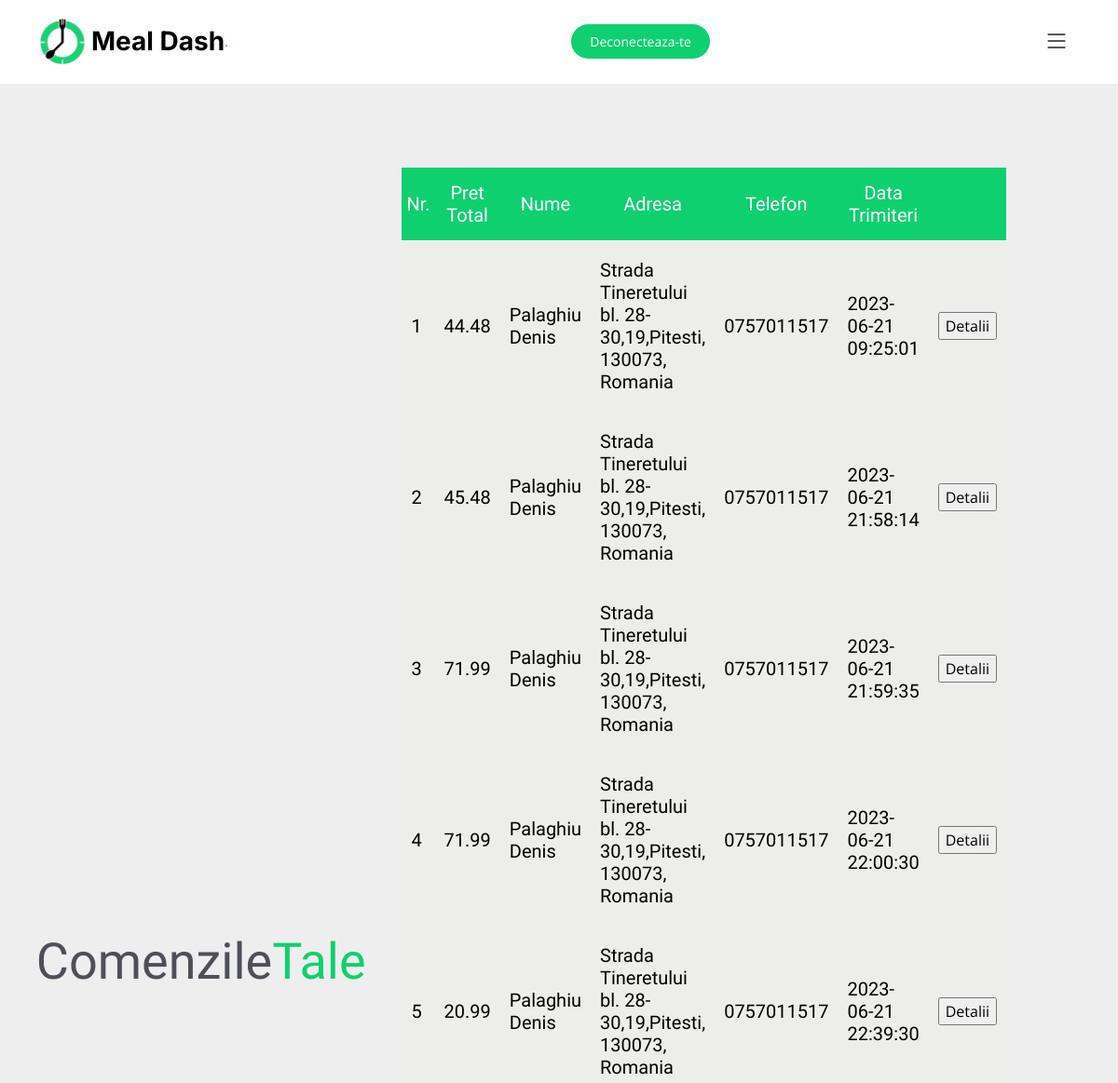
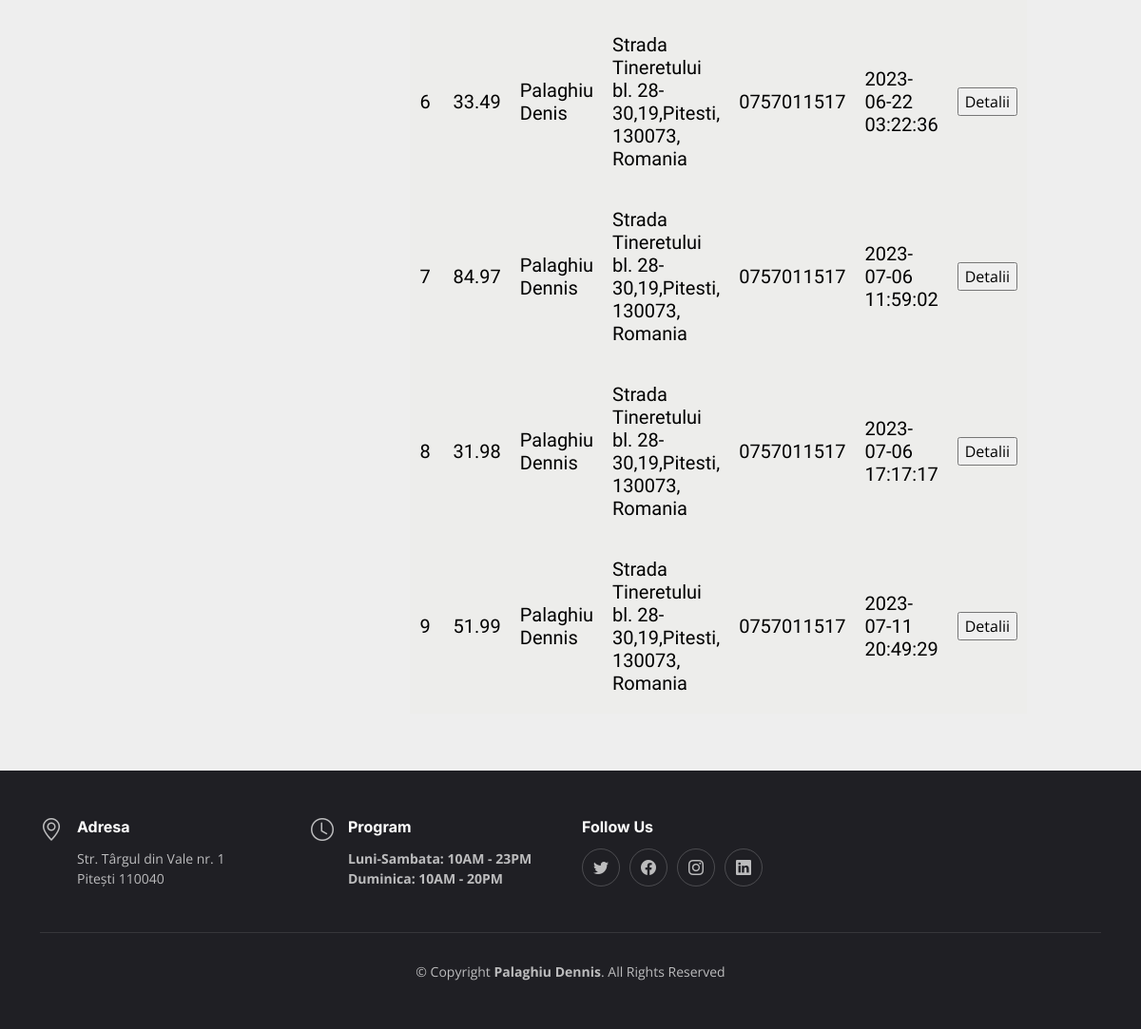
Page /User/comenzi.php on the committed database (2 pictures, top to bottom).
### tables this page shows
CREATE TABLE `comenzi` (
  `comandaID` int(11) NOT NULL,
  `PersonaLivrareID` int(11) DEFAULT NULL,
  `PersonaLivrareNume` varchar(255) DEFAULT NULL,
  `pret_total` varchar(250) DEFAULT NULL,
  `clientID` int(11) DEFAULT NULL,
  `nume` varchar(255) DEFAULT NULL,
  `telefon` varchar(255) DEFAULT NULL,
  `adresa` varchar(255) DEFAULT NULL,
  `statusc` varchar(255) DEFAULT NULL,
  `data_trimiteri` datetime DEFAULT NULL,
  `data_livrare` datetime DEFAULT NULL,
  `mentiuni` text NOT NULL,
  `telefonLivrator` varchar(15) NOT NULL
);

### User/comenzi.php (the view, shortened to what this page needs)
<!DOCTYPE html>
<html lang="en">
<head>
  <link href="assets/vendor/bootstrap/css/bootstrap.min.css" rel="stylesheet">
  <link href="assets/vendor/bootstrap-icons/bootstrap-icons.css" rel="stylesheet">
  <link href="assets/vendor/aos/aos.css" rel="stylesheet">
  <link href="assets/vendor/glightbox/css/glightbox.min.css" rel="stylesheet">
  <link href="assets/vendor/swiper/swiper-bundle.min.css" rel="stylesheet">
  <link href="assets/css/main.css" rel="stylesheet">
</head>
<body>
  <header id="header" class="header fixed-top d-flex align-items-center">
    <div class="container d-flex align-items-center justify-content-between">
      <a href="http://localhost/Proiect/User/profil.php" class="logo d-flex align-items-center me-auto me-lg-0">
        <img src="assets/img/logo.png" alt="" style="width: 50px; height: auto;">
        <h1>Meal Dash</h1><span>.</span></h1>
      </a>
      <a class="btn-book-a-table" href="http://localhost/Proiect/User/index.php?logout=1" onclick="return confirm('Esti sigur ca vrei sa te deconectezi?')">Deconecteaza-te</a>
      <i class="mobile-nav-toggle mobile-nav-show bi bi-list"></i>
    </div>
  </header>
  <section id="comenzi" class="comenzi d-flex align-items-center section-bg">
      <div class="container" data-aos="fade-up">
        <div class="section-header">
          <p>Comenzile<span>Tale</span></p>
    </div>
    </div>
        <?php
include("include/connection.php");
$filename = "email.txt";
$emails = file($filename, FILE_IGNORE_NEW_LINES);
if (!empty($emails)) {
    $email = $emails[0];
    $query = "SELECT clientID FROM clienti WHERE email = '$email'";
    $result = mysqli_query($connection, $query);
    if ($result && mysqli_num_rows($result) > 0) {
        $row = mysqli_fetch_assoc($result);
        $clientID = $row['clientID'];
        $query_comenzi = "SELECT * FROM comenzi WHERE clientID = '$clientID'";
        $result_comenzi = mysqli_query($connection, $query_comenzi);
        if ($result_comenzi && mysqli_num_rows($result_comenzi) > 0) {
            echo '<table>
                    <tr>
                        <th><h2>Nr.</h2></th>
                        <th><h2>Pret Total</h2></th>
                        <th><h2>Nume</h2></th>
                        <th><h2>Adresa</h2></th>
                        <th><h2>Telefon</h2></th>
                        <th><h2>Data Trimiteri</h2></th>
                        <th><h2></h2></th>
                    </tr>';
                    $numar=1;
            while ($row_comenzi = mysqli_fetch_assoc($result_comenzi)) {
                echo '<tr>';
                echo '<td><h3>' .  $numar . '</h3></td>';
                echo '<td><h3>' . $row_comenzi['pret_total'] . '</h3></td>';
                echo '<td><h3>' . $row_comenzi['nume'] . '</h3></td>';
                echo '<td><h3>' . $row_comenzi['adresa'] . '</h3></td>';
                echo '<td><h3>' . $row_comenzi['telefon'] . '</h3></td>';
                echo '<td><h3>' . $row_comenzi['data_trimiteri'] . '</h3></td><h3>';
                echo '<td><form action="pagina_detalii_comenzi.php" method="POST">';
                echo '<input type="submit" value="Detalii">';
                echo '</form></td>';
                echo '</h3></tr>';
                $numar=$numar+1;
            }
            echo '</table>';
        } else {
            echo "Nu există comenzi pentru acest utilizator.";
        }
    } else {
        echo "Utilizatorul nu a fost găsit în baza de date.";
    }
} else {
    echo "Nu există adrese de email în fișier.";
}
?>
</section>
<footer id="footer" class="footer">
<div class="container">
  <div class="row gy-3">
    <div class="col-lg-3 col-md-6 d-flex">
      <i class="bi bi-geo-alt icon"></i>
      <div>
        <h4>Adresa</h4>
        <p>
          Str. Târgul din Vale nr. 1 <br>
          Pitești 110040 <br>
        </p>
      </div>
    </div>
    <div class="col-lg-3 col-md-6 footer-links d-flex">
      <i class="bi bi-clock icon"></i>
      <div>
        <h4>Program</h4>
        <p>
          <strong>Luni-Sambata: 10AM - 23PM<br>
          Duminica: 10AM - 20PM<br></strong>
        </p>
      </div>
    </div>
    <div class="col-lg-3 col-md-6 footer-links">
      <h4>Follow Us</h4>
      <div class="social-links d-flex">
        <a href="#" class="twitter"><i class="bi bi-twitter"></i></a>
        <a href="#" class="facebook"><i class="bi bi-facebook"></i></a>
        <a href="#" class="instagram"><i class="bi bi-instagram"></i></a>
        <a href="#" class="linkedin"><i class="bi bi-linkedin"></i></a>
      </div>
    </div>
  </div>
</div>
<div class="container">
  <div class="copyright">
    &copy; Copyright <strong><span>Palaghiu Dennis</span></strong>. All Rights Reserved
  </div>
</div>
</footer>
</body>
</html>

### User/assets/css/main.css (style rules this page uses)
:root { --font-default: "Open Sans", system-ui, -apple-system, "Segoe UI", Roboto, "Helvetica Neue", Arial, "Noto Sans", "Liberation Sans", sans-serif, "Apple Color Emoji", "Segoe UI Emoji", "Segoe UI Symbol", "Noto Color Emoji"; --font-primary: "Amatic SC", sans-serif; --font-secondary: "Inter", sans-serif; }
:root { --color-default: #212529; --color-primary: #0FD06F; --color-secondary: #37373f; }
:root { scroll-behavior: smooth; }
body { font-family: var(--font-default); color: var(--color-default); }
a { color: var(--color-primary); text-decoration: none; }
h1, h2, h3, h4, h5, h6 { font-family: var(--font-secondary); }
section { overflow: hidden; padding: 80px 0; }
.section-bg { background-color: #eee; }
.section-header { text-align: center; padding-bottom: 30px; }
.section-header p { margin: 0; font-size: 48px; font-weight: 400; font-family: var(--font-primary); }
.section-header p span { color: var(--color-primary); }
.header { background: #fff; transition: all 0.5s; z-index: 997; height: 90px; border-bottom: 1px solid #fff; }
.header .logo img { max-height: 400px; margin-right: 6px; }
.header .logo h1 { font-size: 28px; font-weight: 700; color: #000; margin: 0; font-family: var(--font-secondary); }
.header .btn-book-a-table, .header .btn-book-a-table:focus { font-size: 14px; color: #fff; background: var(--color-primary); padding: 8px 20px; margin-left: 30px; border-radius: 50px; transition: 0.3s; }
section { scroll-margin-top: 90px; }
@media (max-width: 1279px) { .mobile-nav-show { color: var(--color-secondary); font-size: 28px; cursor: pointer; line-height: 0; transition: 0.5s; z-index: 9999; margin: 0 10px 0 20px; } }
.footer { font-size: 14px; background-color: #1f1f24; padding: 50px 0; color: rgba(255, 255, 255, 0.7); }
.footer .icon { margin-right: 15px; font-size: 24px; line-height: 0; }
.footer h4 { font-size: 16px; font-weight: bold; position: relative; padding-bottom: 5px; color: #fff; }
.footer .footer-links { margin-bottom: 30px; }
.footer .social-links a { display: flex; align-items: center; justify-content: center; width: 40px; height: 40px; border-radius: 50%; border: 1px solid rgba(255, 255, 255, 0.2); font-size: 16px; color: rgba(255, 255, 255, 0.7); margin-right: 10px; transition: 0.3s; }
.footer .copyright { text-align: center; padding-top: 30px; border-top: 1px solid rgba(255, 255, 255, 0.1); }
.comenzi { width: 100%; margin-top: 0px; background-size: cover; position: center; display: flex; min-height: 20vh; padding: 180px 120px 60px 0; }
.comenzi h2 { font-size: 20px; font-weight: 400; margin-bottom: 0; color: white; font-family: var(--font-primary); }
.comenzi h3 { font-size: 20px; font-weight: 400; margin-bottom: 0; color:black; font-family: var(--font-primary); }
.comenzi p { color: #4f4f5a; font-weight: 400; font-size: 54px; margin-top: 30px; margin-bottom: 30px; }
th { background-color: var(--color-primary); color: white; font-weight: normal; padding: 15px 5px; text-align: center; }
td { background-color: #ededeb; color: var(--color-dark); padding: 20px 10px; }

### rows in the picture
comenzi: pret_total "44.48", nume "Palaghiu Denis", adresa "Strada Tineretului bl. 28-30,19,Pitesti, 130073, Romania", telefon "0757011517", data_trimiteri "2023-06-21 09:25:01"
comenzi: pret_total "45.48", nume "Palaghiu Denis", adresa "Strada Tineretului bl. 28-30,19,Pitesti, 130073, Romania", telefon "0757011517", data_trimiteri "2023-06-21 21:58:14"
comenzi: pret_total "71.99", nume "Palaghiu Denis", adresa "Strada Tineretului bl. 28-30,19,Pitesti, 130073, Romania", telefon "0757011517", data_trimiteri "2023-06-21 21:59:35"
comenzi: pret_total "71.99", nume "Palaghiu Denis", adresa "Strada Tineretului bl. 28-30,19,Pitesti, 130073, Romania", telefon "0757011517", data_trimiteri "2023-06-21 22:00:30"
comenzi: pret_total "20.99", nume "Palaghiu Denis", adresa "Strada Tineretului bl. 28-30,19,Pitesti, 130073, Romania", telefon "0757011517", data_trimiteri "2023-06-21 22:39:30"
comenzi: pret_total "33.49", nume "Palaghiu Denis", adresa "Strada Tineretului bl. 28-30,19,Pitesti, 130073, Romania", telefon "0757011517", data_trimiteri "2023-06-22 03:22:36"
comenzi: pret_total "84.97", nume "Palaghiu Dennis", adresa "Strada Tineretului bl. 28-30,19,Pitesti, 130073, Romania", telefon "0757011517", data_trimiteri "2023-07-06 11:59:02"
comenzi: pret_total "31.98", nume "Palaghiu Dennis", adresa "Strada Tineretului bl. 28-30,19,Pitesti, 130073, Romania", telefon "0757011517", data_trimiteri "2023-07-06 17:17:17"
comenzi: pret_total "51.99", nume "Palaghiu Dennis", adresa "Strada Tineretului bl. 28-30,19,Pitesti, 130073, Romania", telefon "0757011517", data_trimiteri "2023-07-11 20:49:29"
